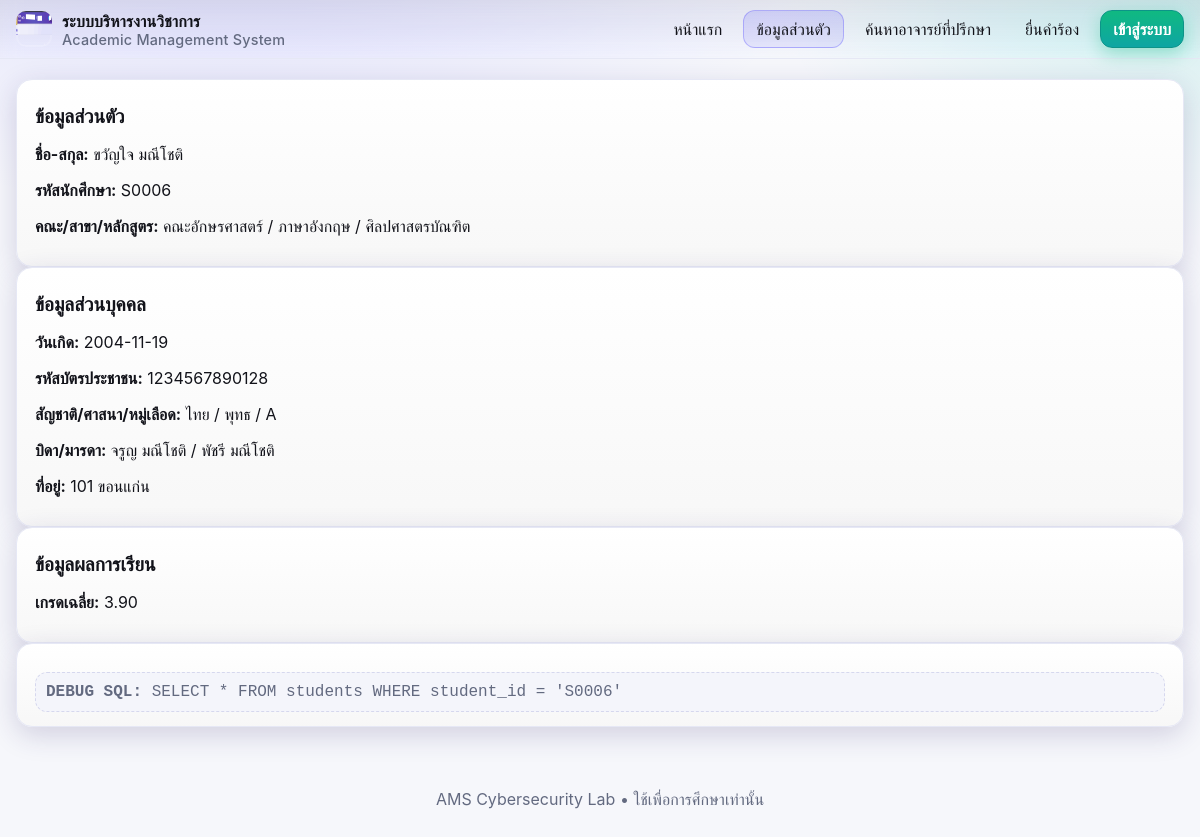
/profile.php?sid=S0006, run on an earlier commit of the app's database.
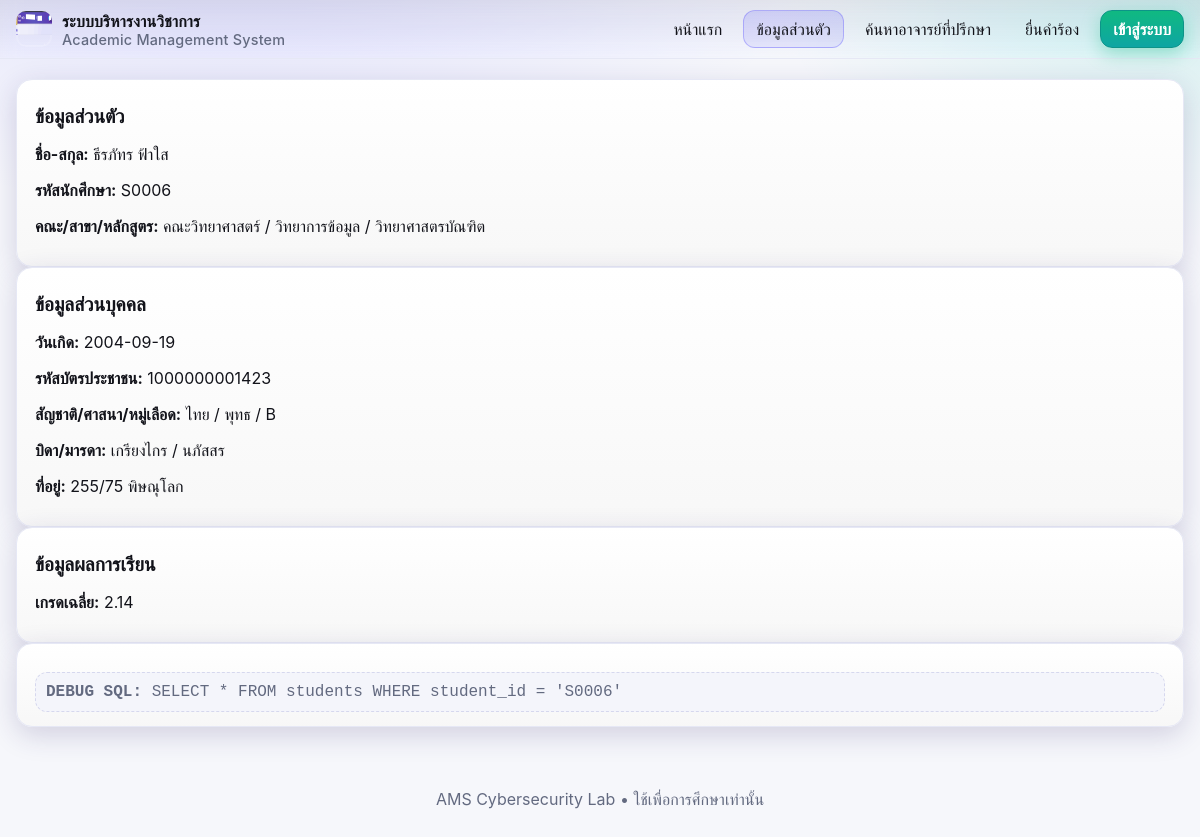
And on a later commit of the database.
### tables this page shows
CREATE TABLE IF NOT EXISTS students (id INT AUTO_INCREMENT PRIMARY KEY, student_id VARCHAR(10), fullname VARCHAR(100), faculty VARCHAR(100), major VARCHAR(100), program VARCHAR(100), dob DATE, citizen_id VARCHAR(20), nationality VARCHAR(50), religion VARCHAR(50), blood VARCHAR(5), parent_father VARCHAR(100), parent_mother VARCHAR(100), address VARCHAR(200), gpa DECIMAL(3,2));

### src/profile.php (the view)
<?php
require 'db.php'; include '_header.php';
$sid = $_GET['sid'] ?? ($_SESSION['sid'] ?? '');
$sql = "SELECT * FROM students WHERE student_id = '$sid'";
$res = $conn->query($sql);
?>
<div class="card"><h1>ข้อมูลส่วนตัว</h1>
<?php if($res && $res->num_rows): $st=$res->fetch_assoc(); ?>
  <p><b>ชื่อ-สกุล:</b> <?=htmlspecialchars($st['fullname'])?></p>
  <p><b>รหัสนักศึกษา:</b> <?=htmlspecialchars($st['student_id'])?></p>
  <p><b>คณะ/สาขา/หลักสูตร:</b> <?=htmlspecialchars($st['faculty'])?> / <?=htmlspecialchars($st['major'])?> / <?=htmlspecialchars($st['program'])?></p>
</div>
<div class="card"><h1>ข้อมูลส่วนบุคคล</h1>
  <p><b>วันเกิด:</b> <?=htmlspecialchars($st['dob'])?></p>
  <p><b>รหัสบัตรประชาชน:</b> <?=htmlspecialchars($st['citizen_id'])?></p>
  <p><b>สัญชาติ/ศาสนา/หมู่เลือด:</b> <?=htmlspecialchars($st['nationality'])?> / <?=htmlspecialchars($st['religion'])?> / <?=htmlspecialchars($st['blood'])?></p>
  <p><b>บิดา/มารดา:</b> <?=htmlspecialchars($st['parent_father'])?> / <?=htmlspecialchars($st['parent_mother'])?></p>
  <p><b>ที่อยู่:</b> <?=htmlspecialchars($st['address'])?></p>
</div>
<div class="card"><h1>ข้อมูลผลการเรียน</h1>
  <p><b>เกรดเฉลี่ย:</b> <?=htmlspecialchars($st['gpa'])?></p>
</div>
<div class="card"><div class="debug"><b>DEBUG SQL:</b> <?=htmlspecialchars($sql)?></div></div>
<?php else: ?>
  <p class="notice">ไม่พบนักเรียน SID นี้</p>
<?php endif; ?>
<?php include '_footer.php'; ?>

What changed in the data, as far as the page shows it:
changed students "ไทย": fullname "ขวัญใจ มณีโชติ" → "ธีรภัทร ฟ้าใส"; faculty "คณะอักษรศาสตร์" → "คณะวิทยาศาสตร์"; major "ภาษาอังกฤษ" → "วิทยาการข้อมูล"; program "ศิลปศาสตรบัณฑิต" → "วิทยาศาสตรบัณฑิต"; dob "2004-11-19" → "2004-09-19"; citizen "1234567890128" → "1000000001423"; blood "A" → "B"; parent_father "จรูญ มณีโชติ" → "เกรียงไกร"; parent_mother "พัชรี มณีโชติ" → "นภัสสร"; address "101 ขอนแก่น" → "255/75 พิษณุโลก"; gpa "3.90" → "2.14"
